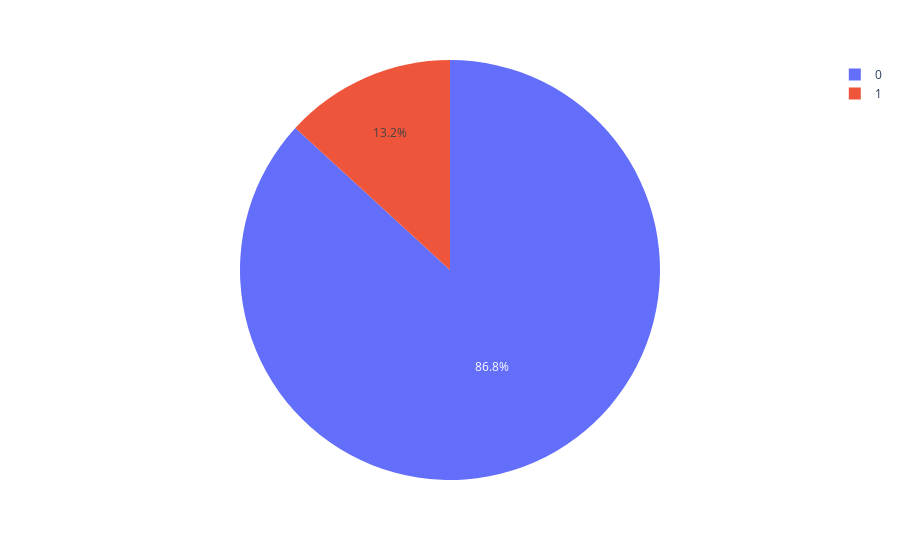

Notebook cell for this chart:
### Code cell
# distribution according to Holidays
pie4 = data["Holiday"].value_counts()
holiday = pie4.index
orders = pie4.values
fig = px.pie(data, values = orders, names = holiday)
fig.show()

### Figure 1 — Plotly figure (JSON) as saved in the notebook; plotly's stock layout.template omitted (floating-point values rounded to 4 significant figures)
{"data": [{"domain": {"x": [0, 1], "y": [0, 1]}, "hovertemplate": "label=%{label}<br>value=%{value}<extra></extra>", "labels": [0, 1], "legendgroup": "", "name": "", "showlegend": true, "type": "pie", "values": [163520, 24820]}], "layout": {"legend": {"tracegroupgap": 0}, "margin": {"t": 60}}}
